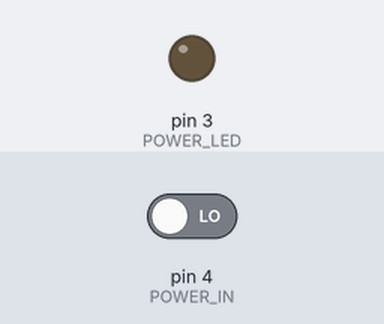
Recording of a sketch running on a simulated Arduino Uno, built with avr-gcc and run on an emulated ATmega328P. Shown: output pins drawn as LEDs (lit = HIGH). Inputs (shaded band) come from the test bench; at power-on: pin 4 (POWER_IN) LOW.

Above: at 1.2 s.
1.3 s: pin 4 (POWER_IN) driven HIGH
At 2.49 s:
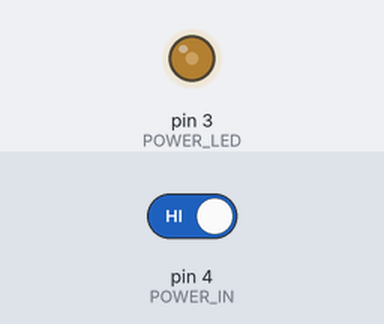
At 4.2 s:
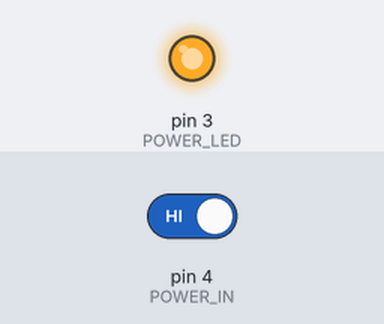
Timing chart, 0 to 5.7 s (numbered marks = the images above; inputs shaded):
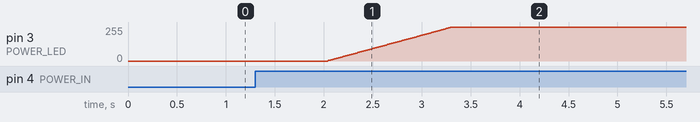

Measured:
- after the input at 1.3 s, pin 3 (POWER_LED): moves from 0/255 to 255/255 over 1.3 s, starting after 0.74 s

The sketch:

Hackintosh2.ino
```cpp
// (licence header left out)
// Core library for code-sense - IDE-based
#if defined(ENERGIA) // LaunchPad specific
#include "Energia.h"
#elif defined(TEENSYDUINO) // Teensy specific
#include "Arduino.h"
#elif defined(ESP8266) // ESP8266 specific
#include "Arduino.h"
#elif defined(ARDUINO) // Arduino 1.8 specific
#include "Arduino.h"
#else // error
#error Platform not defined
#endif // end IDE

// Set parameters


// Include application, user and local libraries


// Define structures and classes
enum pc_state {OFF, ON, SLEEP};

// Define variables and constants
#define POWER_LED 3
#define POWER_IN 4
#define PCB_LED 13
#define INCREMENT 20
#define DEADTIME 200
#define INPULSE 1000
#define OFF_VAL 0
#define ON_VAL 25500
#define SLEEP_VAL 6400

pc_state inState, outState;
// Prototypes


// Utilities


// Functions
void scheduler(void);
void one_ms(unsigned long time_stamp);
void ten_ms(unsigned long time_stamp);
void hun_ms(unsigned long time_stamp);
void handle_power_out(int taskdur);
void handle_power_in(int taskdur);

// ----------------------------------------------------------------------------

void setup()
{
    inState = OFF;
    outState = OFF;
    pinMode(POWER_LED, OUTPUT);
    pinMode(POWER_IN, INPUT);
    pinMode(PCB_LED, INPUT);
    pinMode(2, INPUT); // temporary
}

void one_ms(unsigned long time_stamp)
{
    ;
}

// ----------------------------------------------------------------------------

void ten_ms(unsigned long time_stamp)
{
    handle_power_in(10);
    handle_power_out(100);
}

// ----------------------------------------------------------------------------

void hun_ms(unsigned long time_stamp)
{
  ;
}

// ----------------------------------------------------------------------------

void handle_power_out(int taskdur)
{
    static int out = 0;
    static int cntr = 0;
    static int increment_sign = 1;

    if(outState == OFF)
    {
        out -= INCREMENT * 10;

        if(out < OFF_VAL) // reached OFF
        {
            out = OFF_VAL;
            outState = inState; // match instate
        }
    }
    else if(outState == ON)
    {
        out += INCREMENT * 10;

        if(out > ON_VAL) // reached ON
        {
            out = ON_VAL;
            outState = inState; // match instate
        }
    }
    else // outState == SLEEP
    {
        out += INCREMENT * increment_sign;

        if(out > SLEEP_VAL) // reached SLEEP max
        {
            out = SLEEP_VAL;
            increment_sign = -1;
            outState = inState; // match instate
        }
        else if(out < OFF_VAL) // reached SLEEP min
        {
            out = OFF_VAL;
            increment_sign = 1;
            outState = inState; // match instate
        }
    }
    analogWrite(POWER_LED, out/100);
}

// ----------------------------------------------------------------------------

void handle_power_in(int taskdur)
{
    static int cntr = 0;
    static int fcntr = 0;
    static bool prev_inp = false;
    bool inp;

    inp = digitalRead(POWER_IN);

 //   if(inp) digitalWrite(PCB_LED, true);
 //   else digitalWrite(PCB_LED, false);


    if(inp != prev_inp)
    {
        fcntr++;
        prev_inp = inp;
    }

    if(cntr++ >= INPULSE/taskdur)
    {
        if(fcntr > 1)
        {
            inState = SLEEP;
        }
        else if(inp == true)
        {
            inState = ON;
        }
        else
        {
            inState = OFF;
        }
        fcntr = 0;
        cntr = 0;
    }


        if(inp != 0) digitalWrite(PCB_LED, true);
        else digitalWrite(PCB_LED, false);
}

// ----------------------------------------------------------------------------

void scheduler(void)
{
    unsigned long time_now = 0;
    static unsigned long time_prev_one = 0;
    static unsigned long time_prev_ten = 0;
    static unsigned long time_prev_hun = 0;
          static bool toggle = false;


    time_now = millis(); //millis();
    if(time_prev_one > time_now)
    {
        time_prev_one = 0;
        static unsigned long time_prev_one =   1;
        static unsigned long time_prev_ten =  10;
        static unsigned long time_prev_hun = 100;
    }

    if(time_now >= (time_prev_one + 1))
    {
        time_prev_one = time_now;
        one_ms(time_now);
    }

    if(time_now >= (time_prev_ten + 10))
    {
        time_prev_ten = time_now;
        ten_ms(time_now);
    }

    if(time_now >= (time_prev_hun + 100))
    {
        time_prev_hun = time_now;
        hun_ms(time_now);

    }

}

// ----------------------------------------------------------------------------

void loop()
{

    scheduler();

}
```
